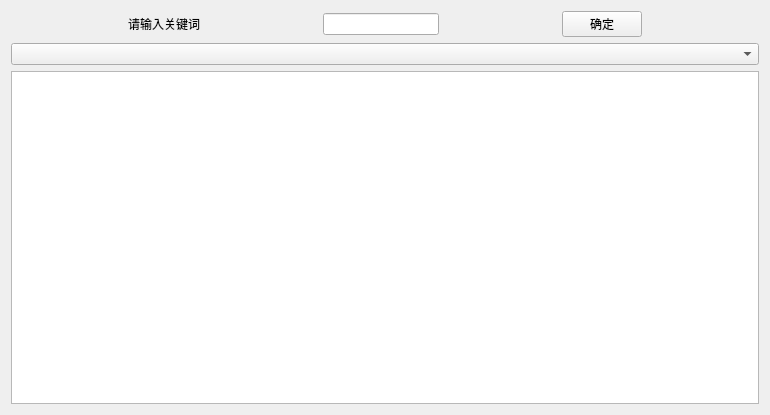
<?xml version="1.0" encoding="UTF-8"?>
<ui version="4.0">
 <class>Search</class>
 <widget class="QWidget" name="Search">
  <property name="geometry">
   <rect>
    <x>0</x>
    <y>0</y>
    <width>770</width>
    <height>415</height>
   </rect>
  </property>
  <property name="windowTitle">
   <string>Form</string>
  </property>
  <layout class="QGridLayout" name="gridLayout">
   <item row="0" column="0">
    <layout class="QHBoxLayout" name="horizontalLayout">
     <item>
      <spacer name="horizontalSpacer_4">
       <property name="orientation">
        <enum>Qt::Horizontal</enum>
       </property>
       <property name="sizeHint" stdset="0">
        <size>
         <width>40</width>
         <height>20</height>
        </size>
       </property>
      </spacer>
     </item>
     <item>
      <widget class="QLabel" name="label">
       <property name="text">
        <string>请输入关键词</string>
       </property>
      </widget>
     </item>
     <item>
      <spacer name="horizontalSpacer">
       <property name="orientation">
        <enum>Qt::Horizontal</enum>
       </property>
       <property name="sizeHint" stdset="0">
        <size>
         <width>40</width>
         <height>20</height>
        </size>
       </property>
      </spacer>
     </item>
     <item>
      <widget class="QLineEdit" name="wordLineEdit"/>
     </item>
     <item>
      <spacer name="horizontalSpacer_2">
       <property name="orientation">
        <enum>Qt::Horizontal</enum>
       </property>
       <property name="sizeHint" stdset="0">
        <size>
         <width>40</width>
         <height>20</height>
        </size>
       </property>
      </spacer>
     </item>
     <item>
      <widget class="QPushButton" name="pushButton">
       <property name="text">
        <string>确定</string>
       </property>
      </widget>
     </item>
     <item>
      <spacer name="horizontalSpacer_3">
       <property name="orientation">
        <enum>Qt::Horizontal</enum>
       </property>
       <property name="sizeHint" stdset="0">
        <size>
         <width>40</width>
         <height>20</height>
        </size>
       </property>
      </spacer>
     </item>
    </layout>
   </item>
   <item row="1" column="0">
    <widget class="QComboBox" name="ComBoBox"/>
   </item>
   <item row="2" column="0">
    <widget class="QTextEdit" name="TextEdit"/>
   </item>
  </layout>
 </widget>
 <resources/>
 <connections/>
</ui>
